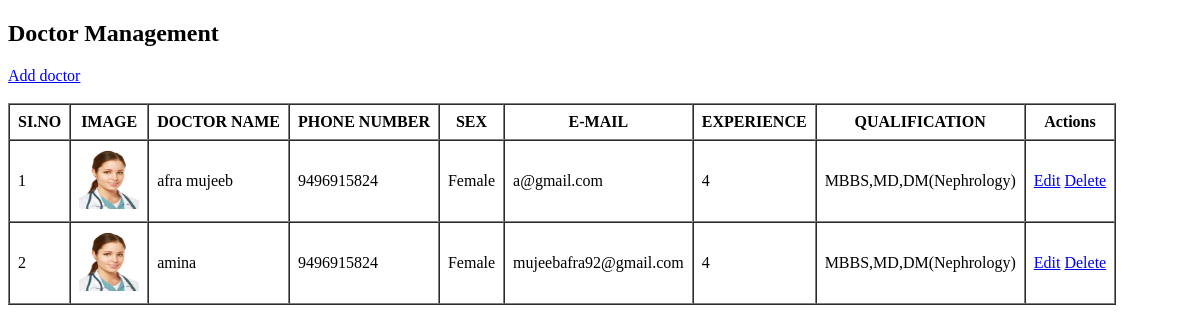
The page /AddandManageDoctors on the database as committed earlier.
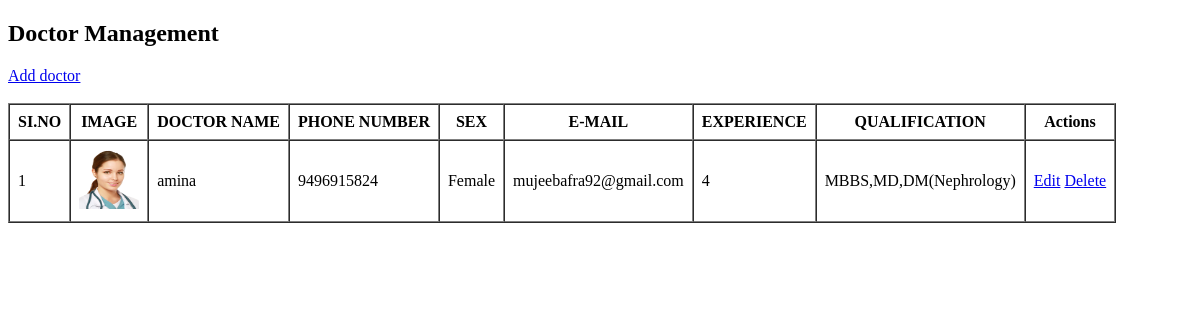
The same page on the database as committed later.
### RenalGuideApp/models.py (models this page shows)
class DoctorTable(models.Model):
    name=models.CharField(max_length=30,null=True,blank=True)
    age=models.IntegerField(null=True,blank=True)
    phonenumber=models.BigIntegerField(null=True,blank=True)
    sex=models.CharField(max_length=30,null=True,blank=True)
    email=models.CharField(null=True,blank=True)
    image=models.FileField()
    qualification=models.CharField(max_length=30,null=True,blank=True)
    experience=models.IntegerField(null=True,blank=True)
    LOGINID=models.ForeignKey(LoginTable,on_delete=models.CASCADE, null=True,blank=True)

### RenalGuideApp/views.py (the view)
# urls.py: path('AddandManageDoctors', AddandManageDoctors.as_view(), name="AddandManageDoctors"),
class AddandManageDoctors(View):
    def get(self, request):
        c=DoctorTable.objects.all()
        return render(request, 'administration/AddandManageDoctors.html',{'doctor':c})

### templates/administration/AddandManageDoctors.html (shortened to what this page needs)
<!DOCTYPE html>
<html lang="en">
<head>
</head>
<body>
    <h2>Doctor Management</h2>
  <a href="/AddDoctor">Add doctor</a><br><br>
  <table border="1" cellpadding="8" cellspacing="0">
    <thead>
      <tr>
        <th>SI.NO</th>
        <th>IMAGE</th>
        <th>DOCTOR NAME</th>
        <th>PHONE NUMBER</th>
        <th>SEX</th>
        <th>E-MAIL</th>
        <th>EXPERIENCE</th>
        <th>QUALIFICATION</th>
        <th>Actions</th>
      </tr>
      </thead>
    <tbody>
      {% for i in doctor %}
      <tr>
        <td>{{forloop.counter}}</td>
        <td><img src="{{i.image.url}}" alt="" height="60px" width="60px"></i></td>
        <td>{{i.name}}</td>
        <td>{{i.phonenumber}}</td>
        <td>{{i.sex}}</td>
        <td>{{i.email}}</td>
        <td>{{i.experience}}</td>
        <td>{{i.qualification}}</td>
        <td>
          <a href="/EditDoctor/{{i.id}}">Edit</a>
          <a href="/DeleteDoctor/{{i.LOGINID.id}}" onclick="return confirm('Are you sure you want to delete')">Delete</a>
        </td>
      {% endfor %}
    </table>
</body>
</html>

Rows that differ between the two databases and show on the page:
removed DoctorTable: image (picture), name "afra mujeeb", phonenumber "9496915824", sex "Female", email "a@gmail.com", experience "4", qualification "MBBS,MD,DM(Nephrology)"
